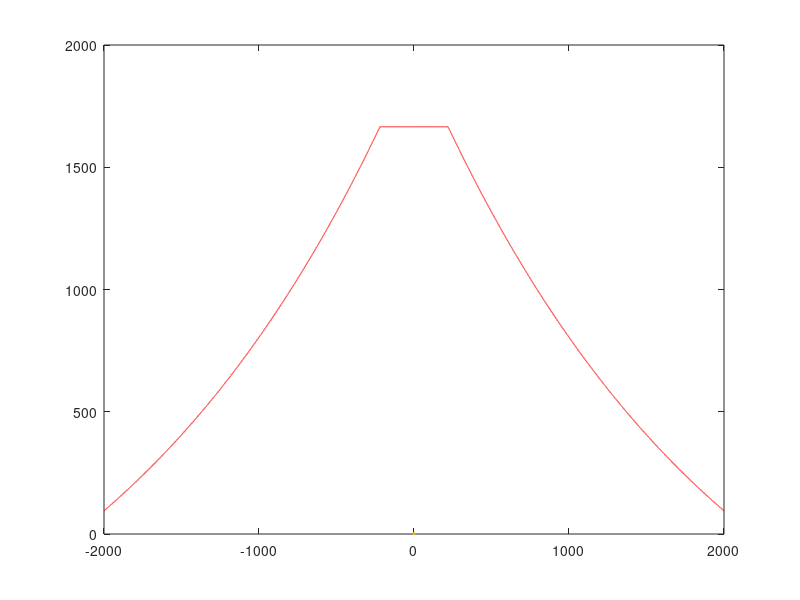

MATLAB code to generate this figure: (Note: this script raises an error after producing the figure.)
% Volcano Drawing

top_side_x = -220:0.1:220;
top_side_y = 1666 + top_side_x * 0;

left_side_x = -2000:0.1:-220;
left_side_y = 1.0005.^(left_side_x+16000)-1000;

right_side_x = 220:0.1:2000;
right_side_y = 1.0005.^(-right_side_x+16000)-1000;

figure(1)

plot(left_side_x, left_side_y, "r", LineWidth=2), hold on
plot(right_side_x, right_side_y, "r", LineWidth=2), hold on
plot(top_side_x, top_side_y, "r", LineWidth=2), hold on


% Tephra Simulation

b = [0 2.5 4.5 6.5 8.5];
m = [50 25 50 75 100];

for i = 1:5
    initial_velocity_y = 20 + (60-20).*rand(1,1);
    initial_velocity_x = -60 + (60+60).*rand(1,1);

    graph_projectile(b(i), m(i), initial_velocity_x, initial_velocity_y, i)
end 
